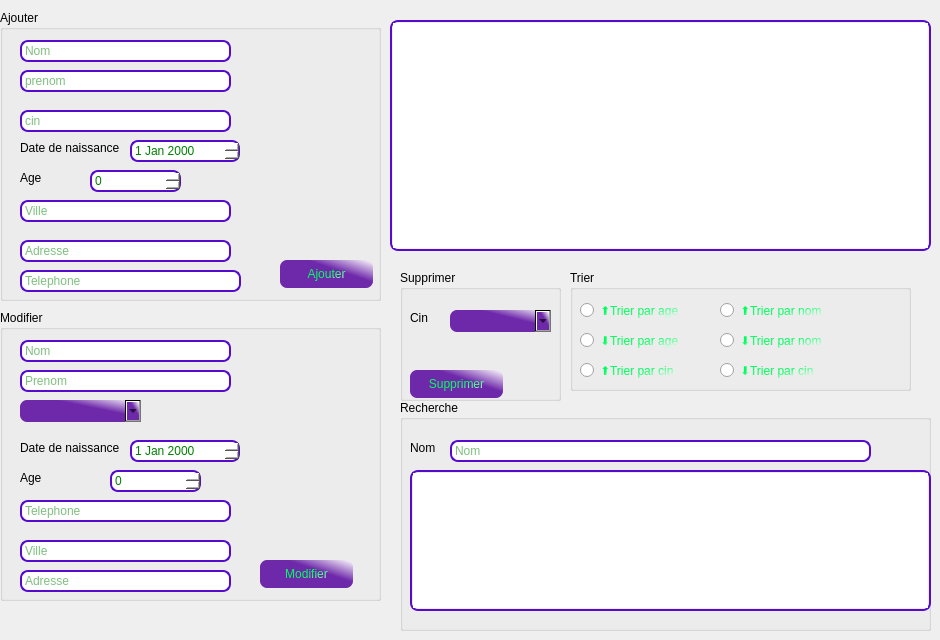
     <widget class="QWidget" name="tab_7">
      <attribute name="title">
       <string>Gestion Personnel</string>
      </attribute>
      <widget class="QGroupBox" name="groupBox_3">
       <property name="geometry">
        <rect>
         <x>0</x>
         <y>10</y>
         <width>381</width>
         <height>291</height>
        </rect>
       </property>
       <property name="title">
        <string>Ajouter</string>
       </property>
       <widget class="QLineEdit" name="nom">
        <property name="geometry">
         <rect>
          <x>20</x>
          <y>30</y>
          <width>211</width>
          <height>22</height>
         </rect>
        </property>
        <property name="styleSheet">
         <string notr="true">QLineEdit {
	font: 8pt &quot;Times New Roman&quot;;
padding: 1px;
border-style: solid;
border: 2px solid rgb(85,10,205);
border-radius: 8px;
font-color:green;
 background-color:white;
color:green;
}

QLineEdit:focus
{
  border-color:rgb(200,50,10);
}</string>
        </property>
        <property name="placeholderText">
         <string>Nom</string>
        </property>
       </widget>
       <widget class="QLineEdit" name="ville">
        <property name="geometry">
         <rect>
          <x>20</x>
          <y>190</y>
          <width>211</width>
          <height>22</height>
         </rect>
        </property>
        <property name="styleSheet">
         <string notr="true">QLineEdit {
	font: 8pt &quot;Times New Roman&quot;;
padding: 1px;
border-style: solid;
border: 2px solid rgb(85,10,205);
border-radius: 8px;
font-color:green;
 background-color:white;
color:green;
}

QLineEdit:focus
{
  border-color:rgb(200,50,10);
}</string>
        </property>
        <property name="placeholderText">
         <string>Ville</string>
        </property>
       </widget>
       <widget class="QLabel" name="label_21">
        <property name="geometry">
         <rect>
          <x>20</x>
          <y>160</y>
          <width>56</width>
          <height>16</height>
         </rect>
        </property>
        <property name="text">
         <string>Age</string>
        </property>
       </widget>
       <widget class="QLineEdit" name="cin">
        <property name="geometry">
         <rect>
          <x>20</x>
          <y>100</y>
          <width>211</width>
          <height>22</height>
         </rect>
        </property>
        <property name="styleSheet">
         <string notr="true">QLineEdit {
	font: 8pt &quot;Times New Roman&quot;;
padding: 1px;
border-style: solid;
border: 2px solid rgb(85,10,205);
border-radius: 8px;
font-color:green;
 background-color:white;
color:green;
}

QLineEdit:focus
{
  border-color:rgb(200,50,10);
}</string>
        </property>
        <property name="placeholderText">
         <string>cin</string>
        </property>
       </widget>
       <widget class="QSpinBox" name="age">
        <property name="geometry">
         <rect>
          <x>90</x>
          <y>160</y>
          <width>91</width>
          <height>22</height>
         </rect>
        </property>
        <property name="styleSheet">
         <string notr="true">QSpinBox {
	font: 8pt &quot;Times New Roman&quot;;
padding: 1px;
border-style: solid;
border: 2px solid rgb(85,10,205);
border-radius: 8px;
font-color:green;
 background-color:white;
color:green;
}

QSpinBox:focus
{
  border-color:rgb(200,50,10);
}</string>
        </property>
       </widget>
       <widget class="QLabel" name="label_27">
        <property name="geometry">
         <rect>
          <x>20</x>
          <y>130</y>
          <width>111</width>
          <height>16</height>
         </rect>
        </property>
        <property name="text">
         <string>Date de naissance</string>
        </property>
       </widget>
       <widget class="QLineEdit" name="prenom">
        <property name="geometry">
         <rect>
          <x>20</x>
          <y>60</y>
          <width>211</width>
          <height>22</height>
         </rect>
        </property>
        <property name="styleSheet">
         <string notr="true">QLineEdit {
	font: 8pt &quot;Times New Roman&quot;;
padding: 1px;
border-style: solid;
border: 2px solid rgb(85,10,205);
border-radius: 8px;
font-color:green;
 background-color:white;
color:green;
}

QLineEdit:focus
{
  border-color:rgb(200,50,10);
}</string>
        </property>
        <property name="placeholderText">
         <string>prenom</string>
        </property>
       </widget>
       <widget class="QLineEdit" name="adresse">
        <property name="geometry">
         <rect>
          <x>20</x>
          <y>230</y>
          <width>211</width>
          <height>22</height>
         </rect>
        </property>
        <property name="styleSheet">
         <string notr="true">QLineEdit {
	font: 8pt &quot;Times New Roman&quot;;
padding: 1px;
border-style: solid;
border: 2px solid rgb(85,10,205);
border-radius: 8px;
font-color:green;
 background-color:white;
color:green;
}

QLineEdit:focus
{
  border-color:rgb(200,50,10);
}</string>
        </property>
        <property name="placeholderText">
         <string>Adresse</string>
        </property>
       </widget>
       <widget class="QPushButton" name="pb_ajouter">
        <property name="geometry">
         <rect>
          <x>280</x>
          <y>250</y>
          <width>93</width>
          <height>28</height>
         </rect>
        </property>
        <property name="styleSheet">
         <string notr="true">QPushButton

 {
      border-style: groove;
      border-radius: 7;
      padding: 3px;

     color: qlineargradient(spread:pad, x1:0.439, y1:0.5, x2:1, y2:1, stop:0.134783 rgba(0, 255, 94, 255), stop:1 rgba(255, 255, 255, 255));

  background-color: qlineargradient(spread:pad, x1:0.565, y1:0.386364, x2:1, y2:0, stop:0.0869565 rgba(110, 40, 170, 255), stop:1 rgba(255, 255, 255, 255));
   
  font: 75 8pt &quot;Arial Narrow&quot;;
  }


QPushButton:focus

 {

  
    background-color: qlineargradient(spread:pad, x1:0, y1:0, x2:1, y2:1, stop:0.491304 rgba(255, 0, 0, 255), stop:1 rgba(255, 255, 255, 255));
 }

QPushButton:hover

 {
    background-color: qlineargradient(spread:pad, x1:0, y1:0, x2:1, y2:1, stop:0.491304 rgba(255, 0, 0, 255), stop:1 rgba(255, 255, 255, 255));

 }</string>
        </property>
        <property name="text">
         <string>Ajouter</string>
        </property>
       </widget>
       <widget class="QDateEdit" name="date_naissance">
        <property name="geometry">
         <rect>
          <x>130</x>
          <y>130</y>
          <width>110</width>
          <height>22</height>
         </rect>
        </property>
        <property name="styleSheet">
         <string notr="true">QDateEdit {
	font: 8pt &quot;Times New Roman&quot;;
padding: 1px;
border-style: solid;
border: 2px solid rgb(85,10,205);
border-radius: 8px;
font-color:green;
 background-color:white;
color:green;
}

QDateEdit:focus
{
  border-color:rgb(200,50,10);
}</string>
        </property>
       </widget>
       <widget class="QLineEdit" name="telephone">
        <property name="geometry">
         <rect>
          <x>20</x>
          <y>260</y>
          <width>221</width>
          <height>22</height>
         </rect>
        </property>
        <property name="styleSheet">
         <string notr="true">QLineEdit {
	font: 8pt &quot;Times New Roman&quot;;
padding: 1px;
border-style: solid;
border: 2px solid rgb(85,10,205);
border-radius: 8px;
font-color:green;
 background-color:white;
color:green;
}

QLineEdit:focus
{
  border-color:rgb(200,50,10);
}</string>
        </property>
        <property name="placeholderText">
         <string>Telephone</string>
        </property>
       </widget>
      </widget>
      <widget class="QGroupBox" name="groupBox_5">
       <property name="geometry">
        <rect>
         <x>0</x>
         <y>310</y>
         <width>381</width>
         <height>291</height>
        </rect>
       </property>
       <property name="title">
        <string>Modifier</string>
       </property>
       <widget class="QLineEdit" name="nom_2">
        <property name="geometry">
         <rect>
          <x>20</x>
          <y>30</y>
          <width>211</width>
          <height>22</height>
         </rect>
        </property>
        <property name="styleSheet">
         <string notr="true">QLineEdit {
	font: 8pt &quot;Times New Roman&quot;;
padding: 1px;
border-style: solid;
border: 2px solid rgb(85,10,205);
border-radius: 8px;
font-color:green;
 background-color:white;
color:green;
}

QLineEdit:focus
{
  border-color:rgb(200,50,10);
}</string>
        </property>
        <property name="placeholderText">
         <string>Nom</string>
        </property>
       </widget>
       <widget class="QLineEdit" name="ville_2">
        <property name="geometry">
         <rect>
          <x>20</x>
          <y>230</y>
          <width>211</width>
          <height>22</height>
         </rect>
        </property>
        <property name="styleSheet">
         <string notr="true">QLineEdit {
	font: 8pt &quot;Times New Roman&quot;;
padding: 1px;
border-style: solid;
border: 2px solid rgb(85,10,205);
border-radius: 8px;
font-color:green;
 background-color:white;
color:green;
}

QLineEdit:focus
{
  border-color:rgb(200,50,10);
}</string>
        </property>
        <property name="placeholderText">
         <string>Ville</string>
        </property>
       </widget>
       <widget class="QLabel" name="label_30">
        <property name="geometry">
         <rect>
          <x>20</x>
          <y>160</y>
          <width>56</width>
          <height>16</height>
         </rect>
        </property>
        <property name="text">
         <string>Age</string>
        </property>
       </widget>
       <widget class="QSpinBox" name="age_2">
        <property name="geometry">
         <rect>
          <x>110</x>
          <y>160</y>
          <width>91</width>
          <height>22</height>
         </rect>
        </property>
        <property name="styleSheet">
         <string notr="true">QSpinBox {
	font: 8pt &quot;Times New Roman&quot;;
padding: 1px;
border-style: solid;
border: 2px solid rgb(85,10,205);
border-radius: 8px;
font-color:green;
 background-color:white;
color:green;
}

QSpinBox:focus
{
  border-color:rgb(200,50,10);
}</string>
        </property>
       </widget>
       <widget class="QLabel" name="label_35">
        <property name="geometry">
         <rect>
          <x>20</x>
          <y>130</y>
          <width>111</width>
          <height>16</height>
         </rect>
        </property>
        <property name="text">
         <string>Date de naissance</string>
        </property>
       </widget>
       <widget class="QLineEdit" name="prenom_2">
        <property name="geometry">
         <rect>
          <x>20</x>
          <y>60</y>
          <width>211</width>
          <height>22</height>
         </rect>
        </property>
        <property name="styleSheet">
         <string notr="true">QLineEdit {
	font: 8pt &quot;Times New Roman&quot;;
padding: 1px;
border-style: solid;
border: 2px solid rgb(85,10,205);
border-radius: 8px;
font-color:green;
 background-color:white;
color:green;
}

QLineEdit:focus
{
  border-color:rgb(200,50,10);
}</string>
        </property>
        <property name="placeholderText">
         <string>Prenom</string>
        </property>
       </widget>
       <widget class="QLineEdit" name="adresse_2">
        <property name="geometry">
         <rect>
          <x>20</x>
          <y>260</y>
          <width>211</width>
          <height>22</height>
         </rect>
        </property>
        <property name="styleSheet">
         <string notr="true">QLineEdit {
	font: 8pt &quot;Times New Roman&quot;;
padding: 1px;
border-style: solid;
border: 2px solid rgb(85,10,205);
border-radius: 8px;
font-color:green;
 background-color:white;
color:green;
}

QLineEdit:focus
{
  border-color:rgb(200,50,10);
}</string>
        </property>
        <property name="placeholderText">
         <string>Adresse</string>
        </property>
       </widget>
       <widget class="QPushButton" name="pb_modifier">
        <property name="geometry">
         <rect>
          <x>260</x>
          <y>250</y>
          <width>93</width>
          <height>28</height>
         </rect>
        </property>
        <property name="styleSheet">
         <string notr="true">QPushButton

 {
      border-style: groove;
      border-radius: 7;
      padding: 3px;

     color: qlineargradient(spread:pad, x1:0.439, y1:0.5, x2:1, y2:1, stop:0.134783 rgba(0, 255, 94, 255), stop:1 rgba(255, 255, 255, 255));

  background-color: qlineargradient(spread:pad, x1:0.565, y1:0.386364, x2:1, y2:0, stop:0.0869565 rgba(110, 40, 170, 255), stop:1 rgba(255, 255, 255, 255));
   
  font: 75 8pt &quot;Arial Narrow&quot;;
  }


QPushButton:focus

 {

  
    background-color: qlineargradient(spread:pad, x1:0, y1:0, x2:1, y2:1, stop:0.491304 rgba(255, 0, 0, 255), stop:1 rgba(255, 255, 255, 255));
 }

QPushButton:hover

 {
    background-color: qlineargradient(spread:pad, x1:0, y1:0, x2:1, y2:1, stop:0.491304 rgba(255, 0, 0, 255), stop:1 rgba(255, 255, 255, 255));

 }</string>
        </property>
        <property name="text">
         <string>Modifier</string>
        </property>
       </widget>
       <widget class="QDateEdit" name="date_naissance_2">
        <property name="geometry">
         <rect>
          <x>130</x>
          <y>130</y>
          <width>110</width>
          <height>22</height>
         </rect>
        </property>
        <property name="styleSheet">
         <string notr="true">QDateEdit {
	font: 8pt &quot;Times New Roman&quot;;
padding: 1px;
border-style: solid;
border: 2px solid rgb(85,10,205);
border-radius: 8px;
font-color:green;
 background-color:white;
color:green;
}

QDateEdit:focus
{
  border-color:rgb(200,50,10);
}</string>
        </property>
       </widget>
       <widget class="QLineEdit" name="telephone_2">
        <property name="geometry">
         <rect>
          <x>20</x>
          <y>190</y>
          <width>211</width>
          <height>22</height>
         </rect>
        </property>
        <property name="styleSheet">
         <string notr="true">QLineEdit {
	font: 8pt &quot;Times New Roman&quot;;
padding: 1px;
border-style: solid;
border: 2px solid rgb(85,10,205);
border-radius: 8px;
font-color:green;
 background-color:white;
color:green;
}

QLineEdit:focus
{
  border-color:rgb(200,50,10);
}</string>
        </property>
        <property name="placeholderText">
         <string>Telephone</string>
        </property>
       </widget>
       <widget class="QComboBox" name="comboBox_cin_modi">
        <property name="geometry">
         <rect>
          <x>20</x>
          <y>90</y>
          <width>121</width>
          <height>22</height>
         </rect>
        </property>
        <property name="styleSheet">
         <string notr="true">

QComboBox
{
 border-style: groove;
      border-radius: 7;
      padding: 3px;
     color: qlineargradient(spread:pad, x1:0.439, y1:0.5, x2:1, y2:1, stop:0.134783 rgba(0, 255, 94, 255), stop:1 rgba(255, 255, 255, 255));
background-color: qlineargradient(spread:pad, x1:0.565, y1:0.386364, x2:1, y2:0, stop:0.0869565 rgba(110, 40, 170, 255), stop:1 rgba(255, 255, 255, 255));
}


  
   



</string>
        </property>
       </widget>
      </widget>
      <widget class="QTableView" name="tableView">
       <property name="geometry">
        <rect>
         <x>390</x>
         <y>20</y>
         <width>541</width>
         <height>231</height>
        </rect>
       </property>
       <property name="styleSheet">
        <string notr="true">QTableView {
	font: 8pt &quot;Times New Roman&quot;;
padding: 1px;
border-style: solid;
border: 2px solid rgb(85,10,205);
border-radius: 8px;
}</string>
       </property>
      </widget>
      <widget class="QGroupBox" name="groupBox_2">
       <property name="geometry">
        <rect>
         <x>400</x>
         <y>270</y>
         <width>161</width>
         <height>131</height>
        </rect>
       </property>
       <property name="title">
        <string>Supprimer</string>
       </property>
       <widget class="QLabel" name="label_9">
        <property name="geometry">
         <rect>
          <x>10</x>
          <y>40</y>
          <width>31</width>
          <height>16</height>
         </rect>
        </property>
        <property name="text">
         <string>Cin</string>
        </property>
       </widget>
       <widget class="QPushButton" name="pushButton_7">
        <property name="geometry">
         <rect>
          <x>10</x>
          <y>100</y>
          <width>93</width>
          <height>28</height>
         </rect>
        </property>
        <property name="styleSheet">
         <string notr="true">QPushButton

 {
      border-style: groove;
      border-radius: 7;
      padding: 3px;

     color: qlineargradient(spread:pad, x1:0.439, y1:0.5, x2:1, y2:1, stop:0.134783 rgba(0, 255, 94, 255), stop:1 rgba(255, 255, 255, 255));

  background-color: qlineargradient(spread:pad, x1:0.565, y1:0.386364, x2:1, y2:0, stop:0.0869565 rgba(110, 40, 170, 255), stop:1 rgba(255, 255, 255, 255));
   
  font: 75 8pt &quot;Arial Narrow&quot;;
  }


QPushButton:focus

 {

  
    background-color: qlineargradient(spread:pad, x1:0, y1:0, x2:1, y2:1, stop:0.491304 rgba(255, 0, 0, 255), stop:1 rgba(255, 255, 255, 255));
 }

QPushButton:hover

 {
    background-color: qlineargradient(spread:pad, x1:0, y1:0, x2:1, y2:1, stop:0.491304 rgba(255, 0, 0, 255), stop:1 rgba(255, 255, 255, 255));

 }</string>
        </property>
        <property name="text">
         <string>Supprimer</string>
        </property>
       </widget>
       <widget class="QComboBox" name="comboBox_supp">
        <property name="geometry">
         <rect>
          <x>50</x>
          <y>40</y>
          <width>101</width>
          <height>22</height>
         </rect>
        </property>
        <property name="styleSheet">
         <string notr="true">

QComboBox
{
 border-style: groove;
      border-radius: 7;
      padding: 3px;
     color: qlineargradient(spread:pad, x1:0.439, y1:0.5, x2:1, y2:1, stop:0.134783 rgba(0, 255, 94, 255), stop:1 rgba(255, 255, 255, 255));
background-color: qlineargradient(spread:pad, x1:0.565, y1:0.386364, x2:1, y2:0, stop:0.0869565 rgba(110, 40, 170, 255), stop:1 rgba(255, 255, 255, 255));
}


  
   



</string>
        </property>
       </widget>
      </widget>
      <widget class="QGroupBox" name="groupBox">
       <property name="geometry">
        <rect>
         <x>570</x>
         <y>270</y>
         <width>341</width>
         <height>121</height>
        </rect>
       </property>
       <property name="title">
        <string>Trier</string>
       </property>
       <widget class="QRadioButton" name="tri_ageh">
        <property name="geometry">
         <rect>
          <x>10</x>
          <y>30</y>
          <width>121</width>
          <height>20</height>
         </rect>
        </property>
        <property name="styleSheet">
         <string notr="true">QRadioButton
{
        color: qlineargradient(spread:pad, x1:0.439, y1:0.5, x2:1, y2:1, stop:0.134783 rgba(0, 255, 94, 255), stop:1 rgba(255, 255, 255, 255));

	font: 75 8pt &quot;Arial Narrow&quot;;
}</string>
        </property>
        <property name="text">
         <string>⬆Trier par age</string>
        </property>
       </widget>
       <widget class="QRadioButton" name="tri_nomh">
        <property name="geometry">
         <rect>
          <x>150</x>
          <y>30</y>
          <width>121</width>
          <height>20</height>
         </rect>
        </property>
        <property name="styleSheet">
         <string notr="true">QRadioButton
{
        color: qlineargradient(spread:pad, x1:0.439, y1:0.5, x2:1, y2:1, stop:0.134783 rgba(0, 255, 94, 255), stop:1 rgba(255, 255, 255, 255));

	font: 75 8pt &quot;Arial Narrow&quot;;
}</string>
        </property>
        <property name="text">
         <string>⬆Trier par nom</string>
        </property>
       </widget>
       <widget class="QRadioButton" name="tri_nomb">
        <property name="geometry">
         <rect>
          <x>150</x>
          <y>60</y>
          <width>121</width>
          <height>20</height>
         </rect>
        </property>
        <property name="styleSheet">
         <string notr="true">QRadioButton
{
        color: qlineargradient(spread:pad, x1:0.439, y1:0.5, x2:1, y2:1, stop:0.134783 rgba(0, 255, 94, 255), stop:1 rgba(255, 255, 255, 255));

	font: 75 8pt &quot;Arial Narrow&quot;;
}</string>
        </property>
        <property name="text">
         <string>⬇Trier par nom</string>
        </property>
       </widget>
       <widget class="QRadioButton" name="tri_ageb">
        <property name="geometry">
         <rect>
          <x>10</x>
          <y>60</y>
          <width>121</width>
          <height>20</height>
         </rect>
        </property>
        <property name="styleSheet">
         <string notr="true">QRadioButton
{
        color: qlineargradient(spread:pad, x1:0.439, y1:0.5, x2:1, y2:1, stop:0.134783 rgba(0, 255, 94, 255), stop:1 rgba(255, 255, 255, 255));

	font: 75 8pt &quot;Arial Narrow&quot;;
}</string>
        </property>
        <property name="text">
         <string>⬇Trier par age</string>
        </property>
       </widget>
       <widget class="QRadioButton" name="tri_cinh">
        <property name="geometry">
         <rect>
          <x>10</x>
          <y>90</y>
          <width>121</width>
          <height>20</height>
         </rect>
        </property>
        <property name="styleSheet">
         <string notr="true">QRadioButton
{
        color: qlineargradient(spread:pad, x1:0.439, y1:0.5, x2:1, y2:1, stop:0.134783 rgba(0, 255, 94, 255), stop:1 rgba(255, 255, 255, 255));

	font: 75 8pt &quot;Arial Narrow&quot;;
}</string>
        </property>
        <property name="text">
         <string>⬆Trier par cin</string>
        </property>
       </widget>
       <widget class="QRadioButton" name="tri_cinb">
        <property name="geometry">
         <rect>
          <x>150</x>
          <y>90</y>
          <width>111</width>
          <height>20</height>
         </rect>
        </property>
        <property name="styleSheet">
         <string notr="true">QRadioButton
{
        color: qlineargradient(spread:pad, x1:0.439, y1:0.5, x2:1, y2:1, stop:0.134783 rgba(0, 255, 94, 255), stop:1 rgba(255, 255, 255, 255));

	font: 75 8pt &quot;Arial Narrow&quot;;
}</string>
        </property>
        <property name="text">
         <string>⬇Trier par cin</string>
        </property>
       </widget>
      </widget>
      <widget class="QGroupBox" name="groupBox_4">
       <property name="geometry">
        <rect>
         <x>400</x>
         <y>400</y>
         <width>531</width>
         <height>231</height>
        </rect>
       </property>
       <property name="title">
        <string>Recherche</string>
       </property>
       <widget class="QTableView" name="tableView_2">
        <property name="geometry">
         <rect>
          <x>10</x>
          <y>70</y>
          <width>521</width>
          <height>141</height>
         </rect>
        </property>
        <property name="styleSheet">
         <string notr="true">QTableView {
	font: 8pt &quot;Times New Roman&quot;;
padding: 1px;
border-style: solid;
border: 2px solid rgb(85,10,205);
border-radius: 8px;
}</string>
        </property>
       </widget>
       <widget class="QLabel" name="label_8">
        <property name="geometry">
         <rect>
          <x>10</x>
          <y>40</y>
          <width>31</width>
          <height>16</height>
         </rect>
        </property>
        <property name="text">
         <string>Nom</string>
        </property>
       </widget>
       <widget class="QLineEdit" name="nom_recherche">
        <property name="geometry">
         <rect>
          <x>50</x>
          <y>40</y>
          <width>421</width>
          <height>22</height>
         </rect>
        </property>
        <property name="styleSheet">
         <string notr="true">QLineEdit {
	font: 8pt &quot;Times New Roman&quot;;
padding: 1px;
border-style: solid;
border: 2px solid rgb(85,10,205);
border-radius: 8px;
font-color:green;
 background-color:white;
color:green;
}

QLineEdit:focus
{
  border-color:rgb(200,50,10);
}</string>
        </property>
        <property name="placeholderText">
         <string>Nom</string>
        </property>
       </widget>
      </widget>
     </widget>
